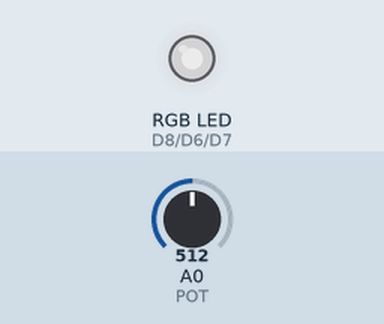
This sketch was run on a simulated ESP8266 (NodeMCU). Shown: an RGB LED mixed from three pins (HIGH = lit). Inputs (shaded band) come from the test bench; at power-on: A0 (POT) = 512. Dim RGB values are drawn brighter than linear.

Above: at 1.2 s.
1.3 s: A0 (POT) set to 306
At 1.6 s:
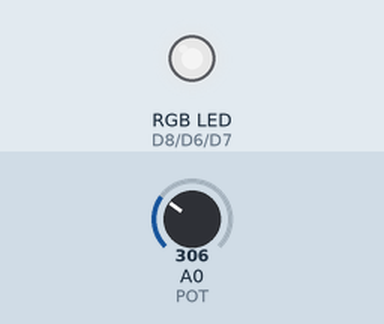
2.8 s: A0 (POT) set to 122
At 4.0 s:
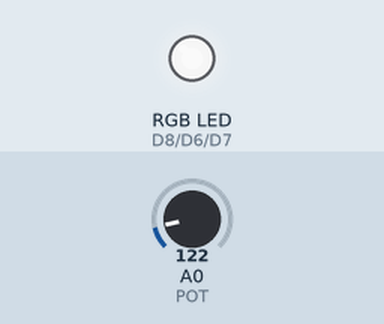
4.3 s: A0 (POT) set to 900
At 5.2 s:
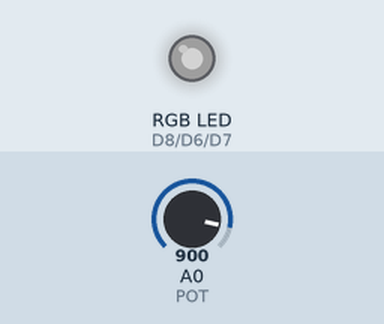
5.8 s: A0 (POT) set to 1023
At 6.5 s:
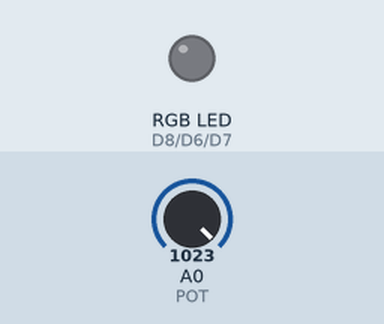
7.3 s: A0 (POT) set to 511
At 7.7 s:
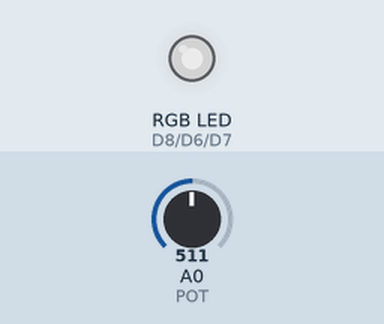
Timing chart, 0 to 9.8 s (numbered marks = the images above; inputs shaded):
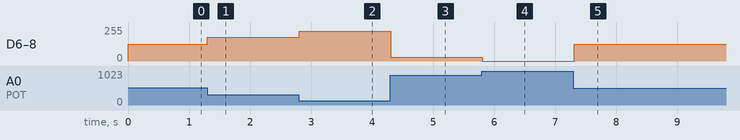

Measured:
- after the input at 1.3 s, D6 (LEDpinG), D7 (LEDpinB), D8 (LEDpinR): 127/255 → 178/255 at once
- after the input at 2.8 s, D6 (LEDpinG), D7 (LEDpinB), D8 (LEDpinR): 178/255 → 224/255 at once
- after the input at 4.3 s, D6 (LEDpinG), D7 (LEDpinB), D8 (LEDpinR): 224/255 → 30/255 at once
- after the input at 5.8 s, D6 (LEDpinG), D7 (LEDpinB), D8 (LEDpinR): 30/255 → 0/255 at once
- after the input at 7.3 s, D6 (LEDpinG), D7 (LEDpinB), D8 (LEDpinR): 0/255 → 127/255 at once

The sketch:

blackboard_Webserver.ino
```cpp
#include <ESP8266WiFi.h>                    //ESP8266 Core WiFi Library (you most likely already have this in your sketch)

uint8_t LEDpinR = D8;
uint8_t LEDpinG = D6;
uint8_t LEDpinB = D7;


/* By default PWM frequency is 1000Hz and we are using same
   for this application hence no need to set */

void setup(){
  Serial.begin(115200);
  analogWrite(LEDpinR, 0);  /* set initial 50% duty cycle */
  analogWrite(LEDpinG, 0);  /* set initial 50% duty cycle */
  analogWrite(LEDpinB, 0);  /* set initial 50% duty cycle */

}

void loop(){
  uint16_t dutycycle =  analogRead(A0); /* read continuous POT and set PWM duty cycle according */
  if(dutycycle > 1023) dutycycle = 1023;/* limit dutycycle to 1023 if POT read cross it */
  // Serial.print("Duty Cycle: ");  Serial.println(dutycycle);
  analogWrite(LEDpinR, 1023 - dutycycle);
  analogWrite(LEDpinG, 1023 - dutycycle);
  analogWrite(LEDpinB, 1023 - dutycycle);
  delay(100);
}
```
